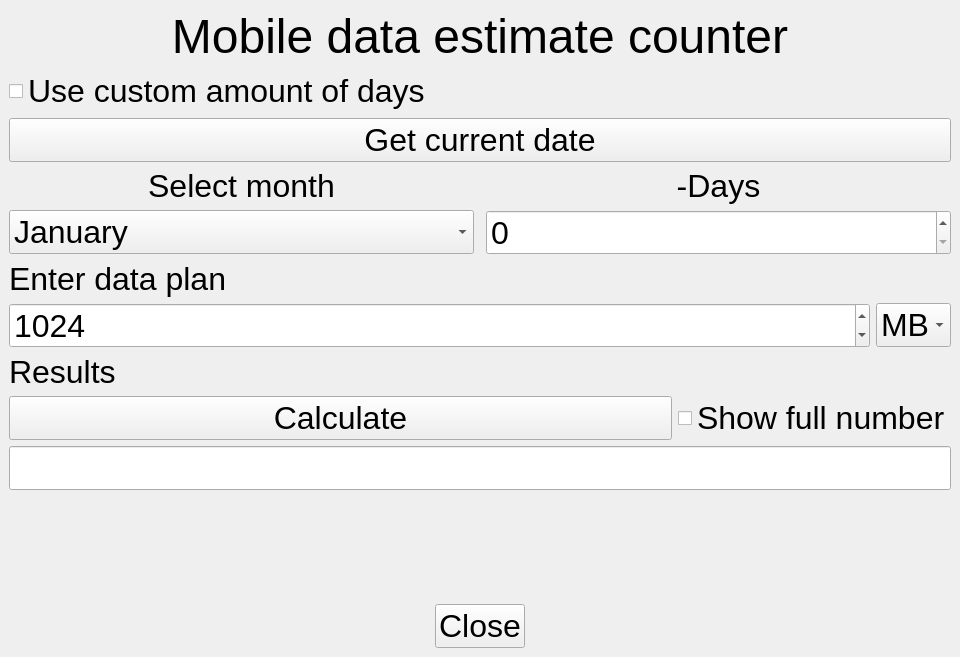
<?xml version="1.0" encoding="UTF-8"?>
<ui version="4.0">
 <class>MainWindow</class>
 <widget class="QMainWindow" name="MainWindow">
  <property name="geometry">
   <rect>
    <x>0</x>
    <y>0</y>
    <width>960</width>
    <height>657</height>
   </rect>
  </property>
  <property name="windowTitle">
   <string>Data Counter</string>
  </property>
  <widget class="QWidget" name="centralwidget">
   <layout class="QGridLayout" name="gridLayout">
    <item row="2" column="0">
     <layout class="QGridLayout" name="gridLayout_Plan">
      <item row="0" column="0">
       <widget class="QLabel" name="label_Plan">
        <property name="sizePolicy">
         <sizepolicy hsizetype="Expanding" vsizetype="Fixed">
          <horstretch>0</horstretch>
          <verstretch>0</verstretch>
         </sizepolicy>
        </property>
        <property name="font">
         <font>
          <pointsize>24</pointsize>
         </font>
        </property>
        <property name="text">
         <string>Enter data plan</string>
        </property>
       </widget>
      </item>
      <item row="1" column="1">
       <widget class="QComboBox" name="comboBox_dataBytes">
        <property name="sizePolicy">
         <sizepolicy hsizetype="Fixed" vsizetype="Fixed">
          <horstretch>0</horstretch>
          <verstretch>0</verstretch>
         </sizepolicy>
        </property>
        <property name="maximumSize">
         <size>
          <width>16777215</width>
          <height>16777215</height>
         </size>
        </property>
        <property name="font">
         <font>
          <pointsize>24</pointsize>
         </font>
        </property>
        <item>
         <property name="text">
          <string>MB</string>
         </property>
        </item>
        <item>
         <property name="text">
          <string>GB</string>
         </property>
        </item>
       </widget>
      </item>
      <item row="1" column="0">
       <widget class="QSpinBox" name="spinBox_dataValue">
        <property name="sizePolicy">
         <sizepolicy hsizetype="Expanding" vsizetype="Fixed">
          <horstretch>0</horstretch>
          <verstretch>0</verstretch>
         </sizepolicy>
        </property>
        <property name="font">
         <font>
          <pointsize>24</pointsize>
         </font>
        </property>
        <property name="maximum">
         <number>2147483647</number>
        </property>
        <property name="value">
         <number>1024</number>
        </property>
       </widget>
      </item>
     </layout>
    </item>
    <item row="3" column="0">
     <layout class="QGridLayout" name="gridLayout_Results">
      <item row="0" column="0">
       <widget class="QLabel" name="label_Results">
        <property name="sizePolicy">
         <sizepolicy hsizetype="Expanding" vsizetype="Fixed">
          <horstretch>0</horstretch>
          <verstretch>0</verstretch>
         </sizepolicy>
        </property>
        <property name="font">
         <font>
          <pointsize>24</pointsize>
         </font>
        </property>
        <property name="text">
         <string>Results</string>
        </property>
       </widget>
      </item>
      <item row="2" column="0" colspan="4">
       <layout class="QHBoxLayout" name="horizontalLayout">
        <item>
         <widget class="QPushButton" name="pushButton_Calculate">
          <property name="sizePolicy">
           <sizepolicy hsizetype="Expanding" vsizetype="Fixed">
            <horstretch>0</horstretch>
            <verstretch>0</verstretch>
           </sizepolicy>
          </property>
          <property name="font">
           <font>
            <pointsize>24</pointsize>
           </font>
          </property>
          <property name="text">
           <string>Calculate</string>
          </property>
         </widget>
        </item>
        <item>
         <widget class="QCheckBox" name="checkBox_fullNumber">
          <property name="sizePolicy">
           <sizepolicy hsizetype="Fixed" vsizetype="Fixed">
            <horstretch>0</horstretch>
            <verstretch>0</verstretch>
           </sizepolicy>
          </property>
          <property name="font">
           <font>
            <pointsize>24</pointsize>
           </font>
          </property>
          <property name="text">
           <string>Show full number</string>
          </property>
         </widget>
        </item>
       </layout>
      </item>
      <item row="3" column="0" colspan="4">
       <widget class="QLineEdit" name="lineEdit_result">
        <property name="sizePolicy">
         <sizepolicy hsizetype="Expanding" vsizetype="Expanding">
          <horstretch>0</horstretch>
          <verstretch>0</verstretch>
         </sizepolicy>
        </property>
        <property name="maximumSize">
         <size>
          <width>16777215</width>
          <height>47</height>
         </size>
        </property>
        <property name="font">
         <font>
          <pointsize>24</pointsize>
         </font>
        </property>
        <property name="maxLength">
         <number>2147483647</number>
        </property>
        <property name="readOnly">
         <bool>true</bool>
        </property>
       </widget>
      </item>
     </layout>
    </item>
    <item row="5" column="0">
     <widget class="QDialogButtonBox" name="buttonBox">
      <property name="font">
       <font>
        <pointsize>24</pointsize>
       </font>
      </property>
      <property name="standardButtons">
       <set>QDialogButtonBox::Close</set>
      </property>
      <property name="centerButtons">
       <bool>true</bool>
      </property>
     </widget>
    </item>
    <item row="0" column="0">
     <widget class="QLabel" name="mainLabel">
      <property name="enabled">
       <bool>true</bool>
      </property>
      <property name="sizePolicy">
       <sizepolicy hsizetype="Expanding" vsizetype="Fixed">
        <horstretch>0</horstretch>
        <verstretch>0</verstretch>
       </sizepolicy>
      </property>
      <property name="font">
       <font>
        <pointsize>36</pointsize>
       </font>
      </property>
      <property name="text">
       <string>Mobile data estimate counter</string>
      </property>
      <property name="alignment">
       <set>Qt::AlignCenter</set>
      </property>
     </widget>
    </item>
    <item row="4" column="0">
     <spacer name="closeCountedSpacer">
      <property name="orientation">
       <enum>Qt::Vertical</enum>
      </property>
      <property name="sizeHint" stdset="0">
       <size>
        <width>20</width>
        <height>40</height>
       </size>
      </property>
     </spacer>
    </item>
    <item row="1" column="0">
     <layout class="QGridLayout" name="gridLayout_monthsDays">
      <item row="2" column="0">
       <widget class="QLabel" name="label_Month">
        <property name="sizePolicy">
         <sizepolicy hsizetype="Expanding" vsizetype="Fixed">
          <horstretch>0</horstretch>
          <verstretch>0</verstretch>
         </sizepolicy>
        </property>
        <property name="font">
         <font>
          <pointsize>24</pointsize>
         </font>
        </property>
        <property name="text">
         <string>Select month</string>
        </property>
        <property name="alignment">
         <set>Qt::AlignCenter</set>
        </property>
       </widget>
      </item>
      <item row="3" column="0">
       <widget class="QComboBox" name="comboBox_Months">
        <property name="sizePolicy">
         <sizepolicy hsizetype="Expanding" vsizetype="Fixed">
          <horstretch>0</horstretch>
          <verstretch>0</verstretch>
         </sizepolicy>
        </property>
        <property name="font">
         <font>
          <pointsize>24</pointsize>
         </font>
        </property>
        <item>
         <property name="text">
          <string>January</string>
         </property>
        </item>
        <item>
         <property name="text">
          <string>February</string>
         </property>
        </item>
        <item>
         <property name="text">
          <string>March</string>
         </property>
        </item>
        <item>
         <property name="text">
          <string>April</string>
         </property>
        </item>
        <item>
         <property name="text">
          <string>May</string>
         </property>
        </item>
        <item>
         <property name="text">
          <string>June</string>
         </property>
        </item>
        <item>
         <property name="text">
          <string>July</string>
         </property>
        </item>
        <item>
         <property name="text">
          <string>August</string>
         </property>
        </item>
        <item>
         <property name="text">
          <string>September</string>
         </property>
        </item>
        <item>
         <property name="text">
          <string>October</string>
         </property>
        </item>
        <item>
         <property name="text">
          <string>November</string>
         </property>
        </item>
        <item>
         <property name="text">
          <string>December</string>
         </property>
        </item>
       </widget>
      </item>
      <item row="2" column="2">
       <widget class="QLabel" name="label_Days">
        <property name="enabled">
         <bool>true</bool>
        </property>
        <property name="sizePolicy">
         <sizepolicy hsizetype="Expanding" vsizetype="Fixed">
          <horstretch>0</horstretch>
          <verstretch>0</verstretch>
         </sizepolicy>
        </property>
        <property name="font">
         <font>
          <pointsize>24</pointsize>
         </font>
        </property>
        <property name="text">
         <string>-Days</string>
        </property>
        <property name="alignment">
         <set>Qt::AlignCenter</set>
        </property>
       </widget>
      </item>
      <item row="3" column="2">
       <widget class="QSpinBox" name="spinBox_Days">
        <property name="enabled">
         <bool>true</bool>
        </property>
        <property name="sizePolicy">
         <sizepolicy hsizetype="Expanding" vsizetype="Fixed">
          <horstretch>0</horstretch>
          <verstretch>0</verstretch>
         </sizepolicy>
        </property>
        <property name="font">
         <font>
          <pointsize>24</pointsize>
         </font>
        </property>
        <property name="maximum">
         <number>999999999</number>
        </property>
        <property name="value">
         <number>0</number>
        </property>
       </widget>
      </item>
      <item row="1" column="0" colspan="3">
       <widget class="QPushButton" name="pushButton_getDate">
        <property name="sizePolicy">
         <sizepolicy hsizetype="Expanding" vsizetype="Fixed">
          <horstretch>0</horstretch>
          <verstretch>0</verstretch>
         </sizepolicy>
        </property>
        <property name="font">
         <font>
          <pointsize>24</pointsize>
         </font>
        </property>
        <property name="text">
         <string>Get current date</string>
        </property>
       </widget>
      </item>
      <item row="0" column="0" colspan="2">
       <widget class="QCheckBox" name="checkBox_customDays">
        <property name="sizePolicy">
         <sizepolicy hsizetype="Expanding" vsizetype="Fixed">
          <horstretch>0</horstretch>
          <verstretch>0</verstretch>
         </sizepolicy>
        </property>
        <property name="font">
         <font>
          <pointsize>24</pointsize>
         </font>
        </property>
        <property name="text">
         <string>Use custom amount of days</string>
        </property>
       </widget>
      </item>
     </layout>
    </item>
   </layout>
  </widget>
 </widget>
 <resources/>
 <connections/>
</ui>
